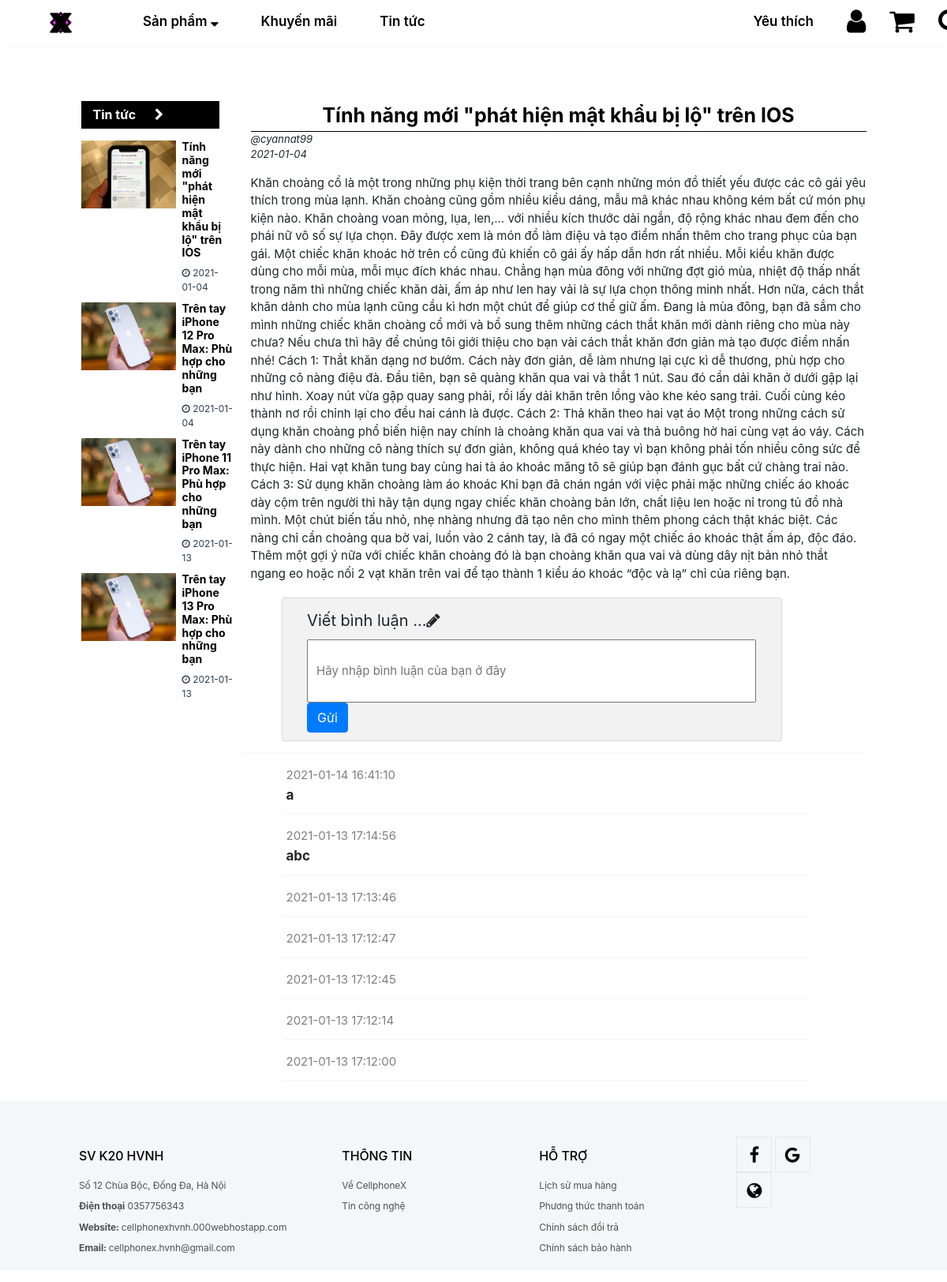
The page /chitiettintuc.php?matintuc=1 on the database its author committed.
### tables this page shows
CREATE TABLE `tbl_tin_tuc` (
  `id_tin_tuc` int(11) NOT NULL,
  `tac_gia` varchar(50) NOT NULL,
  `tieu_de` varchar(50) NOT NULL,
  `anh` varchar(255) NOT NULL,
  `noi_dung` longtext NOT NULL,
  `add_date` date NOT NULL DEFAULT current_timestamp(),
  `so_binh_luan` int(11) NOT NULL
);

CREATE TABLE `tbl_binh_luan` (
  `id_binh_luan` int(11) NOT NULL,
  `ten_khach_hang` varchar(50) NOT NULL,
  `id_tin_tuc` int(50) NOT NULL,
  `noi_dung` mediumtext NOT NULL,
  `ngay_tao` timestamp NOT NULL DEFAULT current_timestamp(),
  `ngay_sua` timestamp NOT NULL DEFAULT current_timestamp()
);

### chitiettintuc.php (the view, shortened to what this page needs)
<!DOCTYPE html>
<html lang="en">
<head>
<link type="text/css" rel="stylesheet" href="bootstrap/css/bootstrap.min.css">
<link type="text/css" rel="stylesheet" href="css/style.css">
<link rel="stylesheet" type="text/css" href="css/font-awesome/css/font-awesome.min.css">
</head>
<body style="transition: 1s; overflow-x: hidden;">
<?php
	include("layout/header.php");
	require("public/ketnoi.php");
?>
<div class="row">
    <div class="col-sm-1"></div>
    <div class="col-sm-2">
    <div class="news-header">
					Tin tức <i class='fa fa-chevron-right' style="margin-left: 20px;"></i>
				</div>
    <?php
$sql="Select * FROM `tbl_tin_tuc` ORDER BY id_tin_tuc";
$result=$con->query($sql);
if($result->num_rows>0)
	{
	while($row=$result->fetch_assoc())
	{
?>
				<div class="news-content2-1">
					<a href="chitiettintuc.php?matintuc=<?php echo $row['id_tin_tuc']?>"><img id="img-news-1"  src="images/tin-tuc/<?php echo $row['anh'];?>"></a>
					<div class="news-content2-11">
						<h3 class="header-content2-1" style="font-size: 14px;"><a href="chitiettintuc.php?matintuc=<?php echo $row['id_tin_tuc']?>"><?php echo $row['tieu_de']?></a><br></h3>
						<div class="news-content-info">
							<i class="fa fa-clock-o"></i> <?php echo $row['add_date'] ?>
						</div>
					</div>
				</div>
<?php
	}
	}
?>
    </div>
<?php
$sql="select * from tbl_tin_tuc where id_tin_tuc='".$_GET['matintuc']."'";
$result=$con->query($sql);
$row=$result->fetch_assoc();
?>
	<div class="col-sm-8">
    	<div class="header-tin-tuc" style="text-align:center;border-bottom: 1px solid black; "><?php echo $row['tieu_de']?></div>
    	<div style="font-size: 13px; font-style: italic;margin-left:10px;">@<?php echo $row['tac_gia'];?></div>
    	<div style="font-size: 13px; font-style: italic;margin: 0 0 15px 10px;"><?php echo $row['add_date'];?></div>
    	<div style="font-size: 15px;margin-left:10px;"><?php echo $row['noi_dung'];?></div>
		<form action="xlbinhluan.php" method="POST">
		<div class="binh-luan-group">
        	<p id="binh-luan-label">Viết bình luận ...<i class="fa fa-pencil"></i></p>
			<input type="text" id="comment-box" name="noi_dung" placeholder="Hãy nhập bình luận của bạn ở đây">
			<button type="submit"  class="btn btn-primary" style="margin: 0 0 10px 5%;">Gửi</button>
		</div>
		</form>
		<div style="margin: 15px 0 10px 0;width: 100%;border-bottom: 2px solid var(--light);"></div>
<?php
$sql="select * from tbl_binh_luan where id_tin_tuc='".$_GET['matintuc']."' order by ngay_tao DESC";
$result=$con->query($sql);
if($result->num_rows>0)
	{
	while($row=$result->fetch_assoc())
	{
?>
		<div class="hien-thi-binh-luan">
			<div class="hien-thi-ten"><?php echo $_SESSION["ten-user"]?><span class="hien-thi-ngay"><?php echo $row['ngay_tao']?></span></div>
			<div class="hien-thi-noi-dung" value= null><?php echo $row['noi_dung']?></div>
			<div style="margin: 10px 0 10px 0;width: 90%;border-bottom: 2px solid var(--light);"></div>
		</div>
<?php
	}
	}
?>
	</div>
</div>
<?php
	include("layout/footer.php");
?>
</body>
</html>

### css/style.css (style rules this page uses)
a { cursor: pointer; }
p { line-height: 1.33; text-align: justify; }
:root { --maingray: #95a5a6; --blue: #3498db; --mainblue: #2980b9; --cloud: #ecf0f1; }
.news-header { font-size: 16px; color: white; background-color: black; padding: 5px 15px; font-weight: bold; height: 35px; margin-bottom: 15px; }
.news-content2-1 { display: flex; margin: 10px 0 10px 0; }
.news-content2-1 a { text-decoration: none; }
#img-news-1 { width: 120px; height: 85.8px; }
.header-content2-1 { font-size: 14px; width: 100%; margin: 0 10px 8px 8px; color: black; }
.news-content2-11 { display: flex; flex-direction: column; }
.news-content-info { width: 100%; margin: 0 0 0 8px; }
.header-content2-1 a { color: black; font-weight: bold; }
.news-content-info { font-size: 12px; color: #2c3e50; text-transform: uppercase; }
.header-tin-tuc { color: black; font-size: 25px; margin: 0 0 0 10px; font-weight: bold; }
.binh-luan-group { width: 80%; margin: 20px 0 0 50px; background-color: #f2f2f2; box-shadow: 0px 0px 2px rgba(0, 0, 0, 0.5); border-radius: 2px; }
#comment-box { width: 90%; height: 80px; padding-left: 10px; margin: 0 5% 0 5% ; font-size: 15px; resize: vertical; overflow: hidden; }
#binh-luan-label { font-size: 20px; margin: 15px 0 10px 5%; padding-top: 15px; }
.hien-thi-binh-luan { margin: 10px 0 0 50px; }
.hien-thi-ten { font-size: 20px; }
.hien-thi-ngay { margin-left: 5px; font-size: 15px; color: gray; }
.hien-thi-noi-dung { margin-left: 5px; font-size: 17px; font-weight: bold; }
.btn { margin: 15px 0 5px 0; }

### rows shown on the page
tbl_tin_tuc: anh (picture), tieu_de "Tính năng mới \"phát hiện mật khẩu bị lộ\" trên IOS", add_date "2021-01-04", tac_gia "cyannat99", noi_dung "Khăn choàng cổ là một trong những phụ kiện thời trang bên cạnh những món đồ thiết yếu được các cô gái yêu thích trong mùa lạnh. Khăn choàng cũng gồm nhiều kiểu dáng, mẫu mã khác nhau không kém bất cứ món phụ kiện nào. Khăn choàng voan mỏng, lụa, len,… với nhiều kích thước dài ngắn, độ rộng khác nhau đem đến cho phái nữ vô số sự lựa chọn. Đây được xem là món đồ làm điệu và tạo điểm nhấn thêm cho trang phục của bạn gái. Một chiếc khăn khoác hờ trên cổ cũng đủ khiến cô gái ấy hấp dẫn hơn rất nhiều. Mỗi kiểu khăn được dùng cho mỗi mùa, mỗi mục đích khác nhau. Chẳng hạn mùa đông với những đợt gió mùa, nhiệt độ thấp nhất trong năm thì những chiếc khăn dài, ấm áp như len hay vải là sự lựa chọn…"
tbl_tin_tuc: anh (picture), tieu_de "Trên tay iPhone 12 Pro Max: Phù hợp cho những bạn", add_date "2021-01-04"
tbl_tin_tuc: anh (picture), tieu_de "Trên tay iPhone 11 Pro Max: Phù hợp cho những bạn", add_date "2021-01-13"
tbl_tin_tuc: anh (picture), tieu_de "Trên tay iPhone 13 Pro Max: Phù hợp cho những bạn", add_date "2021-01-13"
tbl_binh_luan: ngay_tao "2021-01-14 16:41:10", noi_dung "a"
tbl_binh_luan: ngay_tao "2021-01-13 17:14:56", noi_dung "abc"
tbl_binh_luan: ngay_tao "2021-01-13 17:13:46"
tbl_binh_luan: ngay_tao "2021-01-13 17:12:47"
tbl_binh_luan: ngay_tao "2021-01-13 17:12:45"
tbl_binh_luan: ngay_tao "2021-01-13 17:12:14"
tbl_binh_luan: ngay_tao "2021-01-13 17:12:00"
